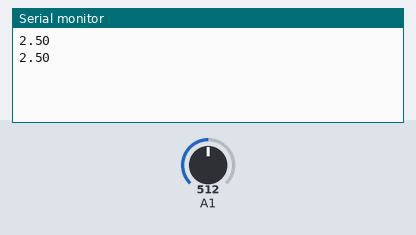
Bench run of a sketch on a simulated Arduino Uno, built with avr-gcc and run on an emulated ATmega328P. Shown: the last lines printed to the serial monitor. Inputs (shaded band) come from the test bench; at power-on: A1 = 512.

Above: at 1.8 s.
1.9 s: A1 set to 716
At 2.8 s:
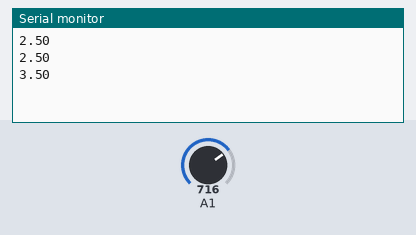
3.4 s: A1 set to 900
At 4.7 s:
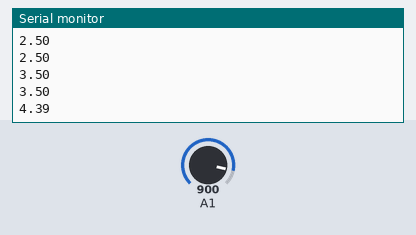
Timing chart, 0 to 6.4 s (numbered marks = the images above; inputs shaded):
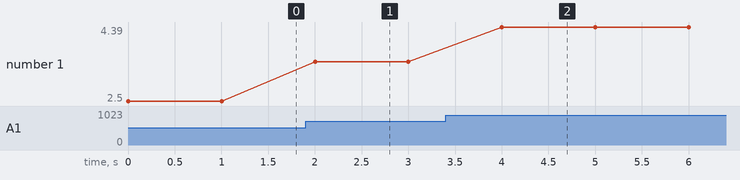

Measured:
- after the input at 1.9 s, the serial monitor: prints a new line after 0.10 s (image 1)
- after the input at 3.4 s, the serial monitor: prints a new line after 0.60 s (image 2)
- plotted number 1: 2.5 → 3.5 after the input at 1.9 s, 3.5 → 4.39 after the input at 3.4 s

The sketch:

TrubiditySensor.ino
```cpp
void setup() {
  Serial.begin(9600); //Baud rate: 9600

}
void loop() {
  int sensorValue = analogRead(A1);// read the input on analog pin 0:
  float voltage = sensorValue * (5.0 / 1024.0); // Convert the analog reading (which goes from 0 - 1023) to a voltage (0 - 5V):
  Serial.println(voltage); // print out the value you read:
  delay(1000);
}
```
